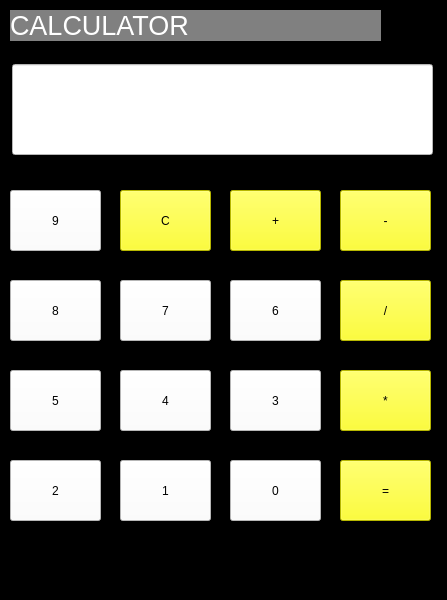
<?xml version="1.0" encoding="UTF-8"?>
<ui version="4.0">
 <class>MainWindow</class>
 <widget class="QMainWindow" name="MainWindow">
  <property name="geometry">
   <rect>
    <x>0</x>
    <y>0</y>
    <width>447</width>
    <height>600</height>
   </rect>
  </property>
  <property name="windowTitle">
   <string>MainWindow</string>
  </property>
  <property name="styleSheet">
   <string notr="true">background-color:black</string>
  </property>
  <widget class="QWidget" name="centralwidget">
   <widget class="QLabel" name="label">
    <property name="geometry">
     <rect>
      <x>10</x>
      <y>10</y>
      <width>371</width>
      <height>31</height>
     </rect>
    </property>
    <property name="font">
     <font>
      <pointsize>20</pointsize>
     </font>
    </property>
    <property name="styleSheet">
     <string notr="true">background-color:grey;
color:white;</string>
    </property>
    <property name="text">
     <string>CALCULATOR</string>
    </property>
   </widget>
   <widget class="QLineEdit" name="output_lineEdit">
    <property name="geometry">
     <rect>
      <x>12</x>
      <y>64</y>
      <width>421</width>
      <height>91</height>
     </rect>
    </property>
    <property name="styleSheet">
     <string notr="true">background-color:white;
color:black</string>
    </property>
   </widget>
   <widget class="QPushButton" name="sub_pushButton">
    <property name="geometry">
     <rect>
      <x>340</x>
      <y>190</y>
      <width>91</width>
      <height>61</height>
     </rect>
    </property>
    <property name="styleSheet">
     <string notr="true">background-color:yellow;</string>
    </property>
    <property name="text">
     <string>-</string>
    </property>
   </widget>
   <widget class="QPushButton" name="clear_pushButton_2">
    <property name="geometry">
     <rect>
      <x>120</x>
      <y>190</y>
      <width>91</width>
      <height>61</height>
     </rect>
    </property>
    <property name="styleSheet">
     <string notr="true">background-color:yellow;</string>
    </property>
    <property name="text">
     <string>C</string>
    </property>
   </widget>
   <widget class="QPushButton" name="plus_pushButton_3">
    <property name="geometry">
     <rect>
      <x>230</x>
      <y>190</y>
      <width>91</width>
      <height>61</height>
     </rect>
    </property>
    <property name="styleSheet">
     <string notr="true">background-color:yellow;</string>
    </property>
    <property name="text">
     <string>+</string>
    </property>
   </widget>
   <widget class="QPushButton" name="mult_pushButton_4">
    <property name="geometry">
     <rect>
      <x>340</x>
      <y>370</y>
      <width>91</width>
      <height>61</height>
     </rect>
    </property>
    <property name="styleSheet">
     <string notr="true">background-color:yellow;</string>
    </property>
    <property name="text">
     <string>*</string>
    </property>
   </widget>
   <widget class="QPushButton" name="div_pushButton_5">
    <property name="geometry">
     <rect>
      <x>340</x>
      <y>280</y>
      <width>91</width>
      <height>61</height>
     </rect>
    </property>
    <property name="styleSheet">
     <string notr="true">background-color:yellow;</string>
    </property>
    <property name="text">
     <string>/</string>
    </property>
   </widget>
   <widget class="QPushButton" name="equal_pushButton_6">
    <property name="geometry">
     <rect>
      <x>340</x>
      <y>460</y>
      <width>91</width>
      <height>61</height>
     </rect>
    </property>
    <property name="styleSheet">
     <string notr="true">background-color:yellow;</string>
    </property>
    <property name="text">
     <string>=</string>
    </property>
   </widget>
   <widget class="QPushButton" name="nine_pushButton_7">
    <property name="geometry">
     <rect>
      <x>10</x>
      <y>190</y>
      <width>91</width>
      <height>61</height>
     </rect>
    </property>
    <property name="styleSheet">
     <string notr="true">background-color:white;
color:black;</string>
    </property>
    <property name="text">
     <string>9</string>
    </property>
   </widget>
   <widget class="QPushButton" name="seven_pushButton_8">
    <property name="geometry">
     <rect>
      <x>120</x>
      <y>280</y>
      <width>91</width>
      <height>61</height>
     </rect>
    </property>
    <property name="styleSheet">
     <string notr="true">background-color:white;
color:black;</string>
    </property>
    <property name="text">
     <string>7</string>
    </property>
   </widget>
   <widget class="QPushButton" name="four_pushButton_9">
    <property name="geometry">
     <rect>
      <x>10</x>
      <y>370</y>
      <width>91</width>
      <height>61</height>
     </rect>
    </property>
    <property name="styleSheet">
     <string notr="true">background-color:white;
color:black;</string>
    </property>
    <property name="text">
     <string>5</string>
    </property>
   </widget>
   <widget class="QPushButton" name="two_pushButton_10">
    <property name="geometry">
     <rect>
      <x>10</x>
      <y>460</y>
      <width>91</width>
      <height>61</height>
     </rect>
    </property>
    <property name="styleSheet">
     <string notr="true">background-color:white;
color:black;</string>
    </property>
    <property name="text">
     <string>2</string>
    </property>
   </widget>
   <widget class="QPushButton" name="four_pushButton_11">
    <property name="geometry">
     <rect>
      <x>120</x>
      <y>370</y>
      <width>91</width>
      <height>61</height>
     </rect>
    </property>
    <property name="styleSheet">
     <string notr="true">background-color:white;
color:black;</string>
    </property>
    <property name="text">
     <string>4</string>
    </property>
   </widget>
   <widget class="QPushButton" name="one_pushButton_12">
    <property name="geometry">
     <rect>
      <x>120</x>
      <y>460</y>
      <width>91</width>
      <height>61</height>
     </rect>
    </property>
    <property name="styleSheet">
     <string notr="true">background-color:white;
color:black;</string>
    </property>
    <property name="text">
     <string>1</string>
    </property>
   </widget>
   <widget class="QPushButton" name="six_pushButton_13">
    <property name="geometry">
     <rect>
      <x>230</x>
      <y>280</y>
      <width>91</width>
      <height>61</height>
     </rect>
    </property>
    <property name="styleSheet">
     <string notr="true">background-color:white;
color:black;</string>
    </property>
    <property name="text">
     <string>6</string>
    </property>
   </widget>
   <widget class="QPushButton" name="three_pushButton_14">
    <property name="geometry">
     <rect>
      <x>230</x>
      <y>370</y>
      <width>91</width>
      <height>61</height>
     </rect>
    </property>
    <property name="styleSheet">
     <string notr="true">background-color:white;
color:black;</string>
    </property>
    <property name="text">
     <string>3</string>
    </property>
   </widget>
   <widget class="QPushButton" name="zero_pushButton_15">
    <property name="geometry">
     <rect>
      <x>230</x>
      <y>460</y>
      <width>91</width>
      <height>61</height>
     </rect>
    </property>
    <property name="styleSheet">
     <string notr="true">background-color:white;
color:black;</string>
    </property>
    <property name="text">
     <string>0</string>
    </property>
   </widget>
   <widget class="QPushButton" name="eight_pushButton_16">
    <property name="geometry">
     <rect>
      <x>10</x>
      <y>280</y>
      <width>91</width>
      <height>61</height>
     </rect>
    </property>
    <property name="styleSheet">
     <string notr="true">background-color:white;
color:black;</string>
    </property>
    <property name="text">
     <string>8</string>
    </property>
   </widget>
  </widget>
  <widget class="QMenuBar" name="menubar">
   <property name="geometry">
    <rect>
     <x>0</x>
     <y>0</y>
     <width>447</width>
     <height>22</height>
    </rect>
   </property>
  </widget>
  <widget class="QStatusBar" name="statusbar"/>
 </widget>
 <resources/>
 <connections/>
</ui>
